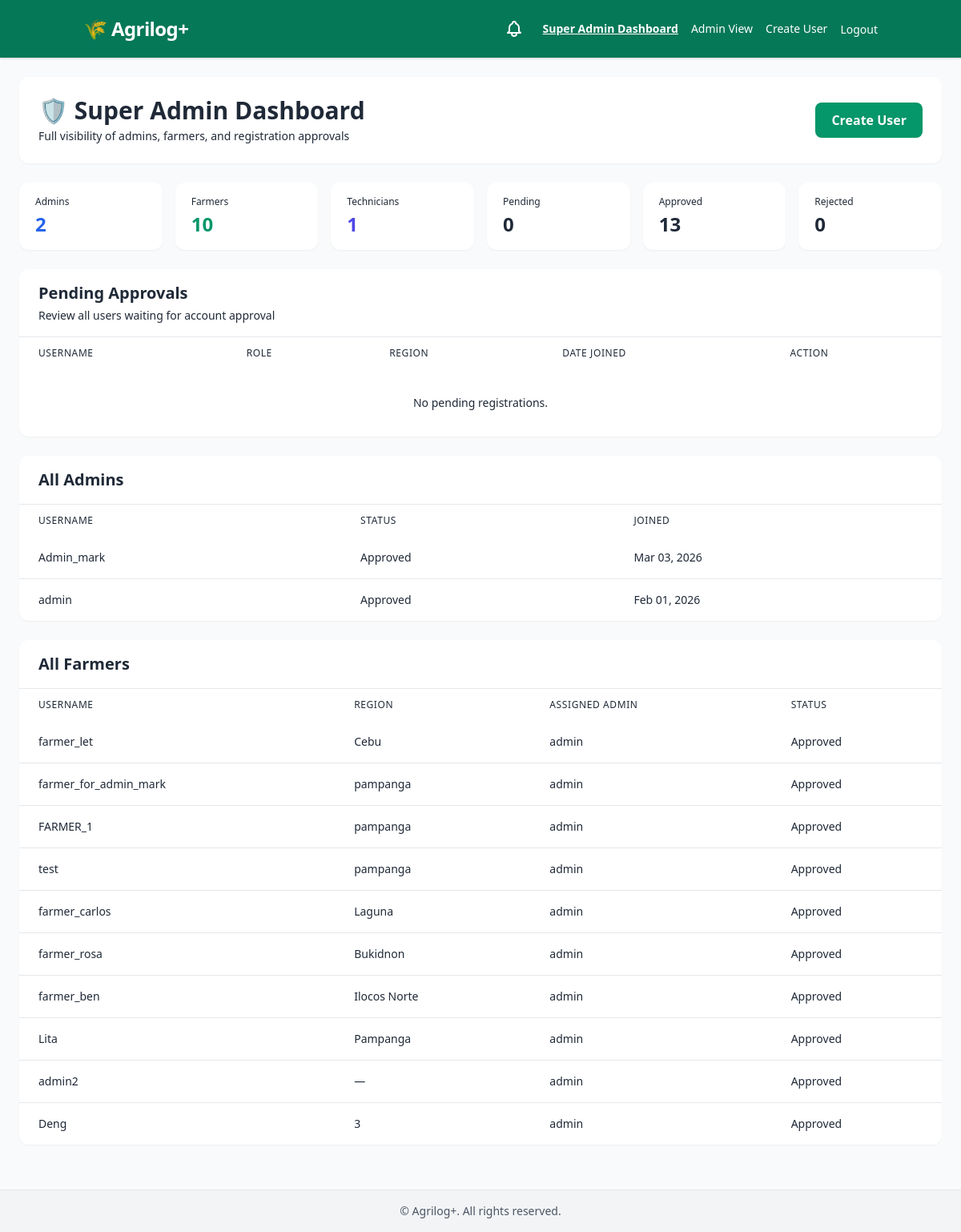
Before: /super-admin/dashboard/ (signed in) with the older database file.
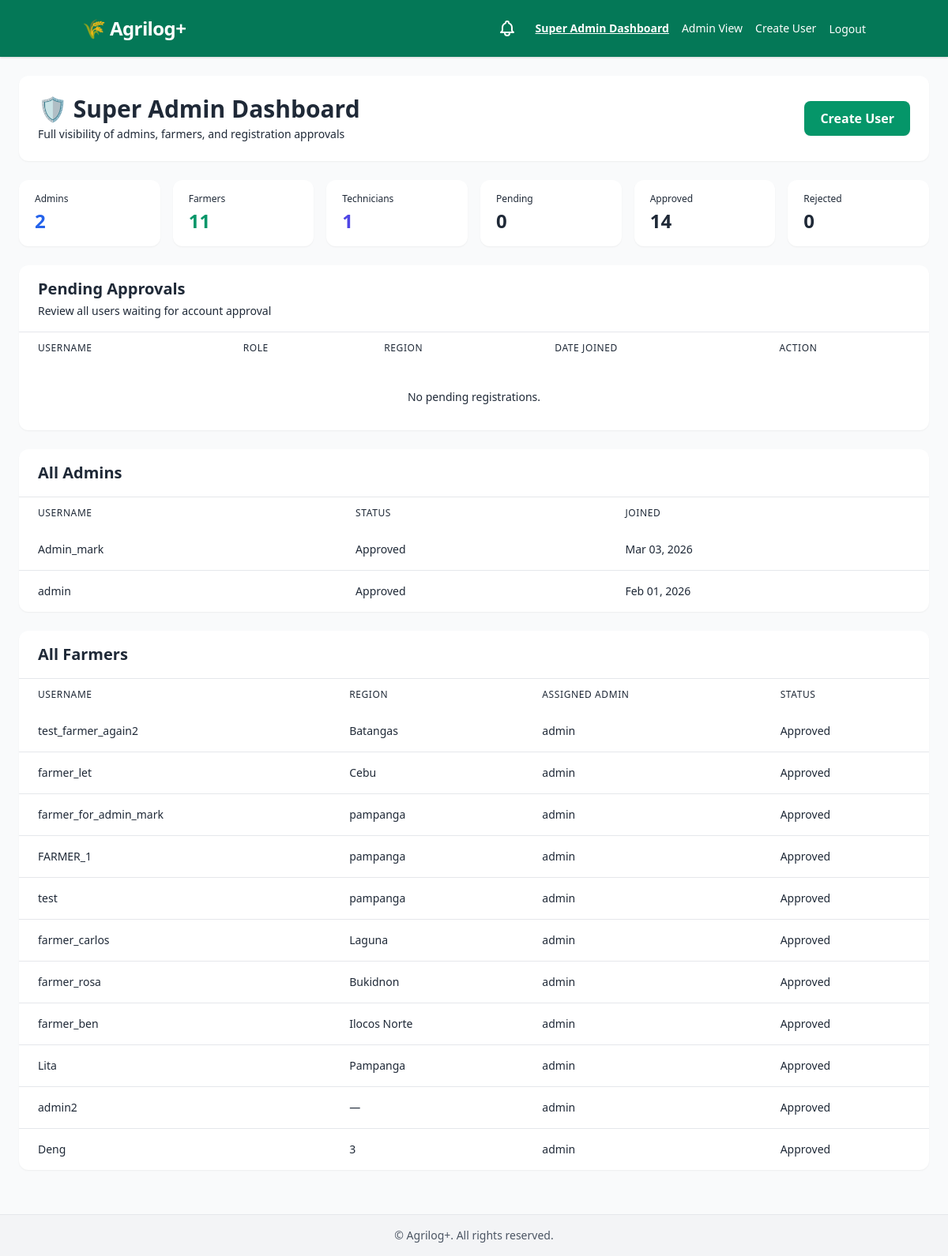
After: the same page with the newer database file.
### myApp/models.py (models this page shows, shortened)
class User(AbstractUser):
    ROLE_CHOICES = [
        ('super_admin', 'Super Admin'),
        ('admin', 'Admin'),
        ('farmer', 'Farmer'),
        ('technician', 'Technician'),
    ]
    APPROVAL_STATUS_CHOICES = [
        ('pending', 'Pending'),
        ('approved', 'Approved'),
        ('rejected', 'Rejected'),
    ]
    role = models.CharField(max_length=20, choices=ROLE_CHOICES, default='farmer')
    region = models.CharField(max_length=100, blank=True)
    approval_status = models.CharField(
        max_length=20,
        choices=APPROVAL_STATUS_CHOICES,
        default='pending',
    )
    approved_by = models.ForeignKey(
        'self',
        on_delete=models.SET_NULL,
        null=True,
        blank=True,
        related_name='approved_users',
        limit_choices_to={'role': 'super_admin'},
    )
    approved_at = models.DateTimeField(null=True, blank=True)
    assigned_admin = models.ForeignKey(
        'self',
        on_delete=models.SET_NULL,
        null=True,
        blank=True,
        related_name='assigned_farmers',
        limit_choices_to={'role': 'admin'},
        help_text="Select the admin who will manage this farmer"
    )
    def is_super_admin(self): return self.role == 'super_admin' or self.is_superuser

### myApp/views.py (the view)
# urls.py: path('super-admin/dashboard/', views.super_admin_dashboard, name='super_admin_dashboard'),
@login_required
def super_admin_dashboard(request):
    if not request.user.is_super_admin():
        messages.error(request, "Access denied. Super Admin only.")
        return redirect("home")
    admins = User.objects.filter(role='admin').order_by('-date_joined')
    farmers = User.objects.filter(role='farmer').select_related('assigned_admin').order_by('-date_joined')
    pending_users = User.objects.filter(approval_status='pending').exclude(
        role='super_admin'
    ).order_by('-date_joined')
    technicians = User.objects.filter(role='technician').order_by('-date_joined')
    context = {
        'admins': admins,
        'farmers': farmers,
        'technicians': technicians,
        'pending_users': pending_users,
        'total_admins': admins.count(),
        'total_farmers': farmers.count(),
        'total_technicians': technicians.count(),
        'pending_count': pending_users.count(),
        'approved_count': User.objects.filter(approval_status='approved').exclude(role='super_admin').count(),
        'rejected_count': User.objects.filter(approval_status='rejected').exclude(role='super_admin').count(),
        'recent_registrations': User.objects.exclude(role='super_admin').order_by('-date_joined')[:10],
    }
    return render(request, 'myApp/super_admin_dashboard.html', context)

### myApp/context_processors.py (called while the page is built, shortened)
def harvest_notifications(request):
    upcoming_harvests = []
    return {
        'upcoming_harvests': upcoming_harvests,
        'has_upcoming_harvests': len(upcoming_harvests) > 0,
    }

### myApp/templates/myApp/super_admin_dashboard.html (shortened to what this page needs)
{% extends 'base.html' %}
{% block content %}
<div class="bg-slate-50 min-h-screen py-6">
    <div class="mx-auto max-w-7xl px-4 sm:px-6 space-y-6">
        <div class="bg-white rounded-xl shadow-sm px-6 py-6">
            <div class="flex flex-col sm:flex-row sm:items-center sm:justify-between gap-4">
                <div>
                    <h1 class="text-3xl font-bold text-slate-900">🛡️ Super Admin Dashboard</h1>
                    <p class="text-sm text-slate-600 mt-1">Full visibility of admins, farmers, and registration approvals</p>
                </div>
                <a href="{% url 'admin_create_user' %}" class="inline-flex items-center gap-2 bg-green-600 hover:bg-green-700 text-white font-semibold px-5 py-2.5 rounded-lg shadow-sm transition-colors">
                    Create User
                </a>
            </div>
        </div>
        <div class="grid grid-cols-1 sm:grid-cols-2 lg:grid-cols-6 gap-4">
            <div class="bg-white rounded-xl shadow-sm px-5 py-4">
                <div class="text-xs font-medium text-slate-600">Admins</div>
                <div class="mt-1 text-2xl font-bold text-blue-600">{{ total_admins }}</div>
            </div>
            <div class="bg-white rounded-xl shadow-sm px-5 py-4">
                <div class="text-xs font-medium text-slate-600">Farmers</div>
                <div class="mt-1 text-2xl font-bold text-green-600">{{ total_farmers }}</div>
            </div>
            <div class="bg-white rounded-xl shadow-sm px-5 py-4">
                <div class="text-xs font-medium text-slate-600">Technicians</div>
                <div class="mt-1 text-2xl font-bold text-indigo-600">{{ total_technicians }}</div>
            </div>
            <div class="bg-white rounded-xl shadow-sm px-5 py-4">
                <div class="text-xs font-medium text-slate-600">Pending</div>
                <div class="mt-1 text-2xl font-bold text-amber-600">{{ pending_count }}</div>
            </div>
            <div class="bg-white rounded-xl shadow-sm px-5 py-4">
                <div class="text-xs font-medium text-slate-600">Approved</div>
                <div class="mt-1 text-2xl font-bold text-emerald-600">{{ approved_count }}</div>
            </div>
            <div class="bg-white rounded-xl shadow-sm px-5 py-4">
                <div class="text-xs font-medium text-slate-600">Rejected</div>
                <div class="mt-1 text-2xl font-bold text-rose-600">{{ rejected_count }}</div>
            </div>
        </div>
        <div class="bg-white rounded-xl shadow-sm overflow-hidden">
            <div class="px-6 py-4 border-b border-slate-200">
                <h2 class="text-xl font-semibold text-slate-900">Pending Approvals</h2>
                <p class="text-sm text-slate-600 mt-1">Review all users waiting for account approval</p>
            </div>
            <div class="overflow-x-auto">
                <table class="w-full">
                    <thead class="bg-slate-50">
                        <tr>
                            <th class="px-6 py-3 text-left text-xs font-medium text-slate-700 uppercase tracking-wider">Username</th>
                            <th class="px-6 py-3 text-left text-xs font-medium text-slate-700 uppercase tracking-wider">Role</th>
                            <th class="px-6 py-3 text-left text-xs font-medium text-slate-700 uppercase tracking-wider">Region</th>
                            <th class="px-6 py-3 text-left text-xs font-medium text-slate-700 uppercase tracking-wider">Date Joined</th>
                            <th class="px-6 py-3 text-left text-xs font-medium text-slate-700 uppercase tracking-wider">Action</th>
                        </tr>
                    </thead>
                    <tbody class="divide-y divide-slate-200">
                        {% for pending_user in pending_users %}
                        <tr class="hover:bg-slate-50">
                            <td class="px-6 py-4 whitespace-nowrap text-sm font-medium text-slate-900">{{ pending_user.username }}</td>
                            <td class="px-6 py-4 whitespace-nowrap text-sm text-slate-600">{{ pending_user.get_role_display }}</td>
                            <td class="px-6 py-4 whitespace-nowrap text-sm text-slate-600">{{ pending_user.region|default:"—" }}</td>
                            <td class="px-6 py-4 whitespace-nowrap text-sm text-slate-600">{{ pending_user.date_joined|date:"M d, Y H:i" }}</td>
                            <td class="px-6 py-4 whitespace-nowrap">
                                <div class="flex items-center gap-2">
                                    <form method="post" action="{% url 'approve_user_registration' pending_user.id %}">
                                        {% csrf_token %}
                                        <button type="submit" class="px-3 py-1.5 rounded-md bg-green-600 hover:bg-green-700 text-white text-xs font-semibold">Approve</button>
                                    </form>
                                    <form method="post" action="{% url 'reject_user_registration' pending_user.id %}">
                                        {% csrf_token %}
                                        <button type="submit" class="px-3 py-1.5 rounded-md bg-red-600 hover:bg-red-700 text-white text-xs font-semibold">Reject</button>
                                    </form>
                                </div>
                            </td>
                        </tr>
                        {% empty %}
                        <tr>
                            <td colspan="5" class="px-6 py-8 text-center text-sm text-slate-500">No pending registrations.</td>
                        </tr>
                        {% endfor %}
                    </tbody>
                </table>
            </div>
        </div>
        <div class="grid grid-cols-1 xl:grid-cols-2 gap-6">
            <div class="bg-white rounded-xl shadow-sm overflow-hidden">
                <div class="px-6 py-4 border-b border-slate-200">
                    <h2 class="text-xl font-semibold text-slate-900">All Admins</h2>
                </div>
                <div class="overflow-x-auto">
                    <table class="w-full">
                        <thead class="bg-slate-50">
                            <tr>
                                <th class="px-6 py-3 text-left text-xs font-medium text-slate-700 uppercase tracking-wider">Username</th>
                                <th class="px-6 py-3 text-left text-xs font-medium text-slate-700 uppercase tracking-wider">Status</th>
                                <th class="px-6 py-3 text-left text-xs font-medium text-slate-700 uppercase tracking-wider">Joined</th>
                            </tr>
                        </thead>
                        <tbody class="divide-y divide-slate-200">
                            {% for admin_user in admins %}
                            <tr class="hover:bg-slate-50">
                                <td class="px-6 py-4 whitespace-nowrap text-sm font-medium text-slate-900">{{ admin_user.username }}</td>
                                <td class="px-6 py-4 whitespace-nowrap text-sm text-slate-600">{{ admin_user.get_approval_status_display }}</td>
                                <td class="px-6 py-4 whitespace-nowrap text-sm text-slate-600">{{ admin_user.date_joined|date:"M d, Y" }}</td>
                            </tr>
                            {% empty %}
                            <tr>
                                <td colspan="3" class="px-6 py-8 text-center text-sm text-slate-500">No admin users found.</td>
                            </tr>
                            {% endfor %}
                        </tbody>
                    </table>
                </div>
            </div>
            <div class="bg-white rounded-xl shadow-sm overflow-hidden">
                <div class="px-6 py-4 border-b border-slate-200">
                    <h2 class="text-xl font-semibold text-slate-900">All Farmers</h2>
                </div>
                <div class="overflow-x-auto">
                    <table class="w-full">
                        <thead class="bg-slate-50">
                            <tr>
                                <th class="px-6 py-3 text-left text-xs font-medium text-slate-700 uppercase tracking-wider">Username</th>
                                <th class="px-6 py-3 text-left text-xs font-medium text-slate-700 uppercase tracking-wider">Region</th>
                                <th class="px-6 py-3 text-left text-xs font-medium text-slate-700 uppercase tracking-wider">Assigned Admin</th>
                                <th class="px-6 py-3 text-left text-xs font-medium text-slate-700 uppercase tracking-wider">Status</th>
                            </tr>
                        </thead>
                        <tbody class="divide-y divide-slate-200">
                            {% for farmer in farmers %}
                            <tr class="hover:bg-slate-50">
                                <td class="px-6 py-4 whitespace-nowrap text-sm font-medium text-slate-900">{{ farmer.username }}</td>
                                <td class="px-6 py-4 whitespace-nowrap text-sm text-slate-600">{{ farmer.region|default:"—" }}</td>
                                <td class="px-6 py-4 whitespace-nowrap text-sm text-slate-600">{{ farmer.assigned_admin.username|default:"—" }}</td>
                                <td class="px-6 py-4 whitespace-nowrap text-sm text-slate-600">{{ farmer.get_approval_status_display }}</td>
                            </tr>
                            {% empty %}
                            <tr>
                                <td colspan="4" class="px-6 py-8 text-center text-sm text-slate-500">No farmer users found.</td>
                            </tr>
                            {% endfor %}
                        </tbody>
                    </table>
                </div>
            </div>
        </div>
    </div>
</div>
{% endblock %}

### myApp/templates/base.html (shortened to what this page needs)
<!DOCTYPE html>
<html lang="en">
  <head>
    <link href="https://cdn.jsdelivr.net/npm/tailwindcss@2.2.19/dist/tailwind.min.css" rel="stylesheet">
  </head>
  <body class="bg-gray-50 text-gray-800 min-h-screen flex flex-col">
    {% include 'includes/header.html' %}
    <main class="flex-grow">
      {% block content %}{% endblock %}
    </main>
    {% include 'includes/footer.html' %}
  </body>
</html>

### myApp/templates/includes/header.html (shortened to what this page needs)
<header class="bg-green-700 text-white shadow relative">
    <div class="container mx-auto px-4 py-4">
        <div class="flex justify-between items-center">
            <h1 class="text-xl sm:text-2xl font-bold tracking-tight">🌾 Agrilog+</h1>
            <div class="hidden md:flex items-center gap-4 relative z-10">
                <div class="relative">
                    <button
                        id="notification-bell"
                        onclick="toggleNotificationDropdown(event)"
                        class="relative p-2 rounded-full hover:bg-green-600 focus:outline-none focus:ring-2 focus:ring-white transition-colors"
                        aria-label="Harvest notifications"
                        type="button">
                    </button>
                </div>
                <nav class="flex items-center space-x-4 text-sm font-medium" role="navigation" aria-label="Main navigation">
                    {% if request.user.is_authenticated and request.user.is_super_admin %}
                        <a href="{% url 'super_admin_dashboard' %}" class="text-white hover:text-green-100 hover:underline cursor-pointer transition-colors whitespace-nowrap {% if request.path == '/super-admin/dashboard/' %}underline font-bold{% endif %}" style="pointer-events: auto;">
                            Super Admin Dashboard
                        </a>
                        <a href="{% url 'admin_dashboard' %}" class="text-white hover:text-green-100 hover:underline cursor-pointer transition-colors whitespace-nowrap {% if request.path == '/admin/dashboard/' %}underline font-bold{% endif %}" style="pointer-events: auto;">
                            Admin View
                        </a>
                        <a href="{% url 'admin_create_user' %}" class="text-white hover:text-green-100 hover:underline cursor-pointer transition-colors whitespace-nowrap {% if request.path == '/admin/create-user/' %}underline font-bold{% endif %}" style="pointer-events: auto;">
                            Create User
                        </a>
                    {% endif %}
                </nav>
                <form method="POST" action="{% url 'logout' %}" class="inline" data-confirm="logout">
                    <button type="submit" class="hover:underline bg-transparent text-white focus:outline-none text-sm font-medium">
                        Logout
                    </button>
                </form>
            </div>
        </div>
    </div>
</header>

### myApp/templates/includes/footer.html
<footer class="bg-gray-100 border-t py-4 mt-8">
    <div class="container mx-auto text-center text-sm text-gray-600">
        &copy; {{ now|date:"Y" }} Agrilog+. All rights reserved.
    </div>
</footer>

Changed rows visible on the page:
added User: username "test_farmer_again2", region "Batangas", assigned_admin.username "admin", approval_status "Approved", shown under "All Farmers"
Other visible differences:
{{ total_farmers }}: "10" → "11"
{{ approved_count }}: "13" → "14"
